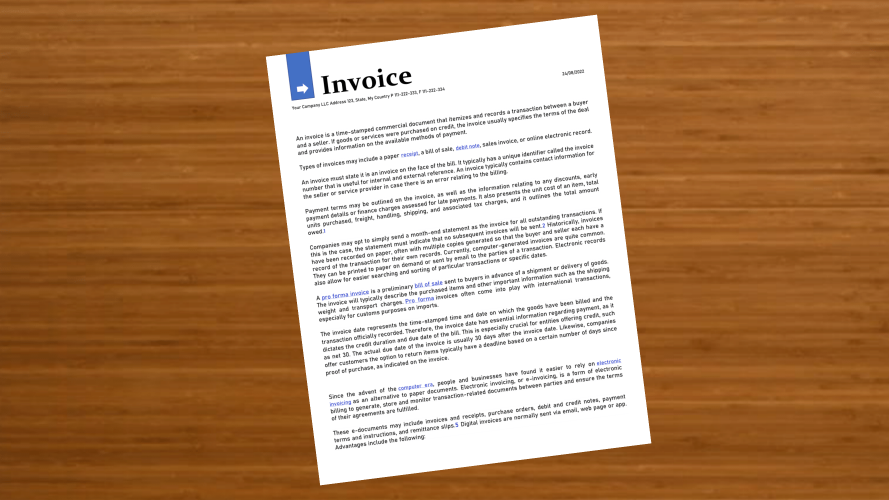
#> input picture z1.png, 2667 x 1500 px (shown at 1/3 size)
$ jupyter execute ImageTransformation.ipynb
#> lines starting #> are read from the running program, lines starting #| are printed output that depends on the picture
[cell 1]
# CamScanner
# Image Transformation-Translate,Rotate,Resize

[cell 2]
import cv2
import matplotlib.pyplot as plt
import numpy as np

[cell 3]
img=cv2.imread("z1.png")
#> img is the input picture: shape (1500, 2667, 3); mean B, G, R 97.2, 134.2, 175.6

[cell 4]
img.shape
#> Out = (1500, 2667, 3)

[cell 5]
plt.imshow(img)

[cell 6]
rows,cols=img.shape[:2]
#> rows = 1500; cols = 2667

[cell 7]
#Translate image
# create translation matrix
#Format:[[1,0,tx],[0,1,ty]]
#tx - shift along x-axis
#ty - shift along y-axis
matrix=np.float32([[1,0,-100],[0,1,10]])

#Apply translation
translated=cv2.warpAffine(img,matrix,(cols,rows))
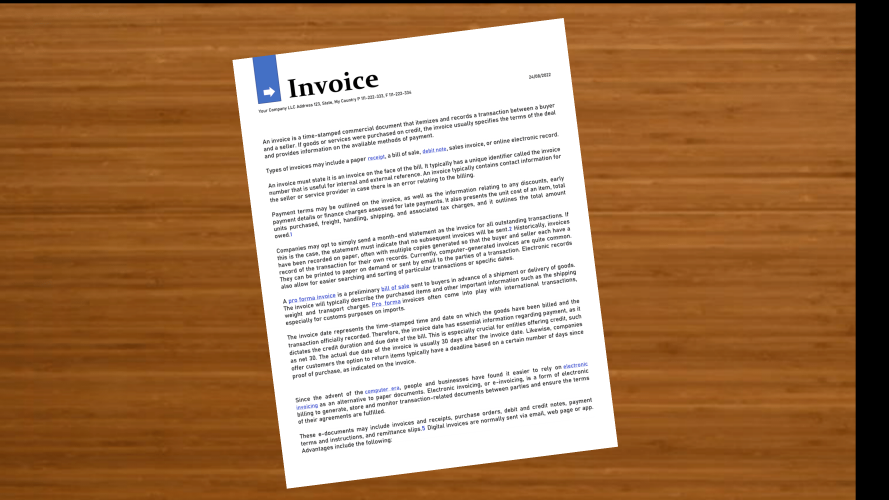
#> translated: shape (1500, 2667, 3) (shown at 1/3 size); mean B, G, R 96.2, 131, 169.8
plt.imshow(translated)
plt.show()

[cell 8]
#Rotation
#Centre of rotation
centre=(rows//2,cols//2)
#> centre = (750, 1333)
#params:(centre,angle,scale)
# angle - rotation in degrees(positive=counter clockwise)
#scale-zoom(default=1)
matrix=cv2.getRotationMatrix2D(centre,-6,1)
rotated = cv2.warpAffine(img,matrix,(cols,rows))
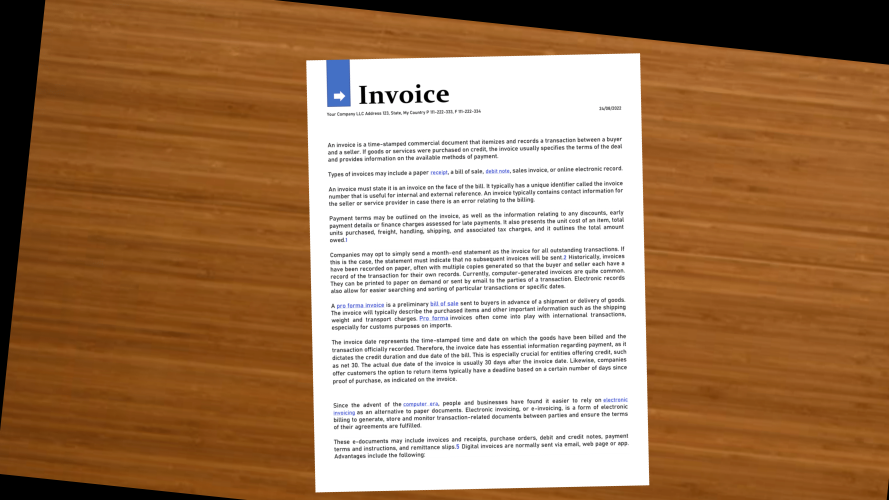
#> rotated: shape (1500, 2667, 3) (shown at 1/3 size); mean B, G, R 94.9, 127.8, 164.6
plt.imshow(rotated)
plt.show()

[cell 9]
# Resize image
resized=cv2.resize(rotated,(1000,850))
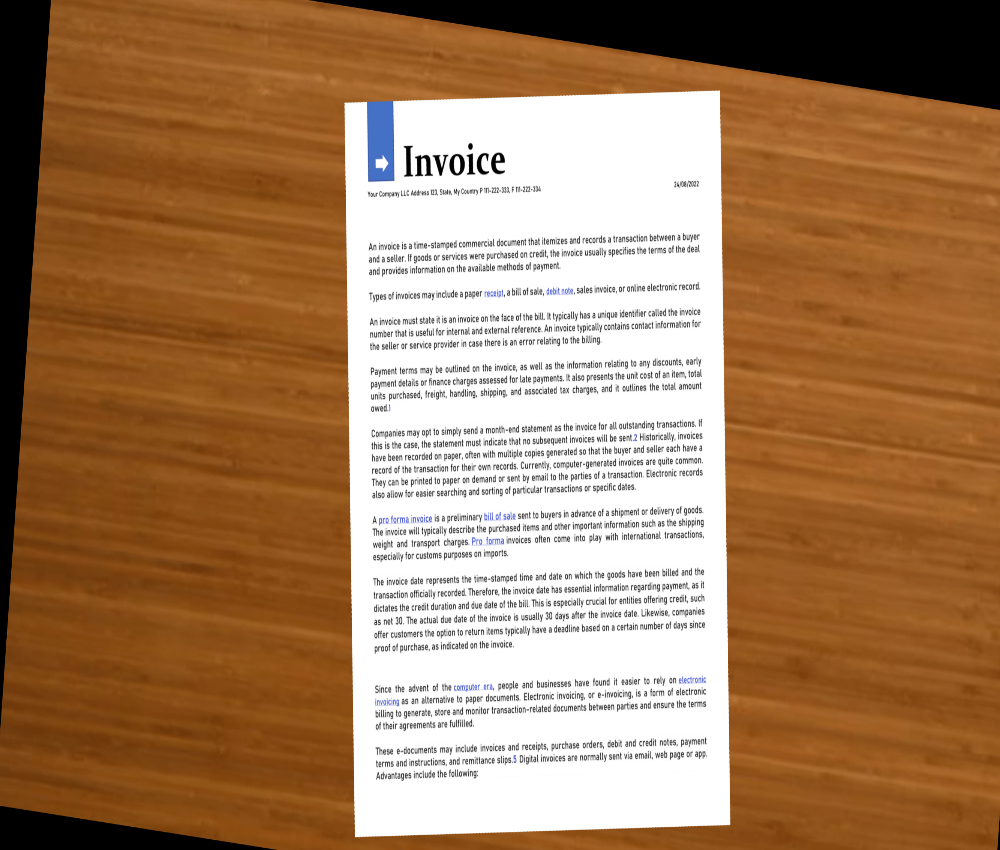
#> resized: shape (850, 1000, 3); mean B, G, R 94.8, 127.8, 164.6
plt.imshow(resized)
plt.show()

[cell 10]
# rotated[start_y:end_y,start_x:end_x]
# first=rows(height-y)
# second=cols(width-x)
cropped=rotated[200:1400,950:1900]
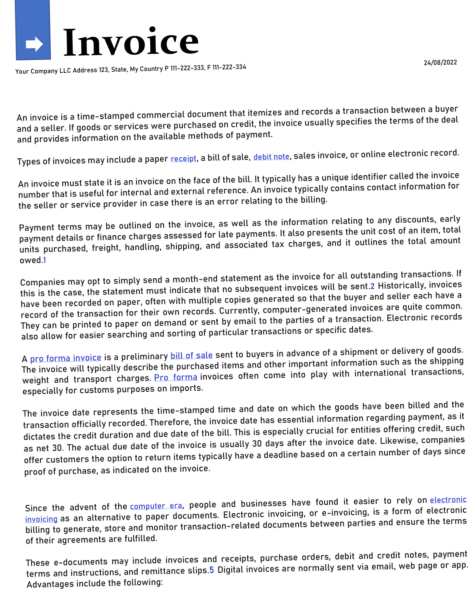
#> cropped: shape (1200, 950, 3) (shown at 1/2 size); mean B, G, R 233.7, 232.7, 232.4
plt.imshow(cropped)
plt.show()
